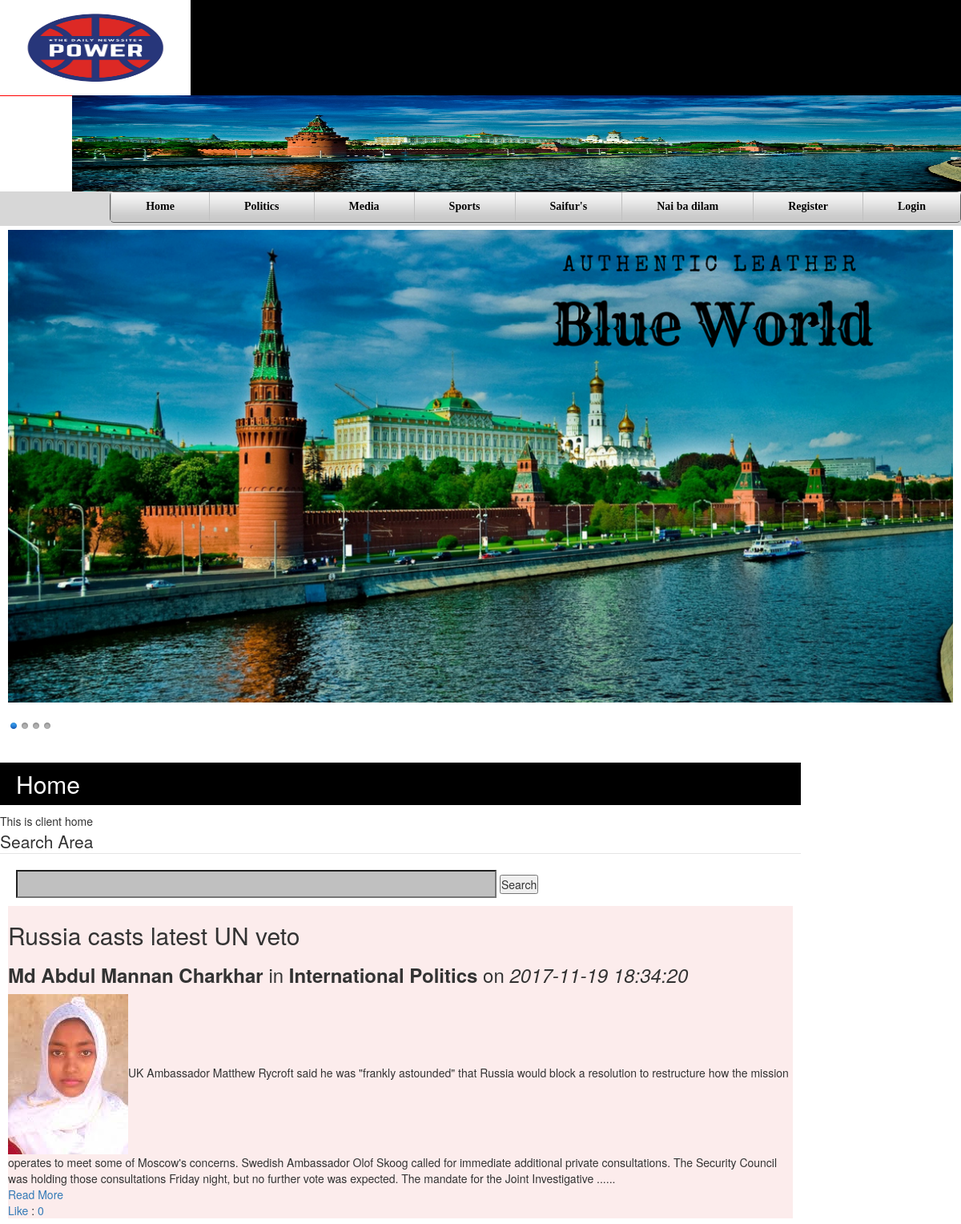
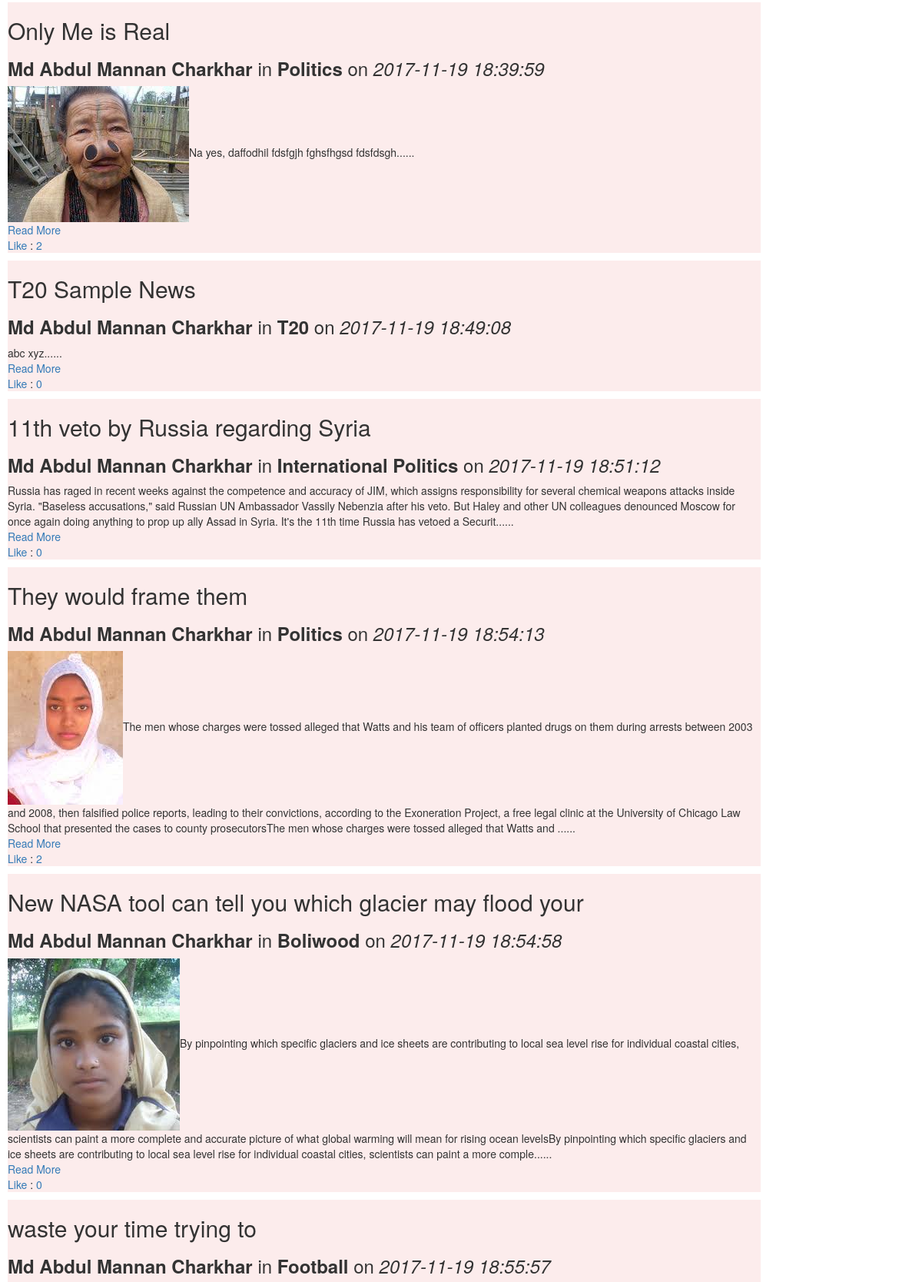
Screenshot of /?c=home (upper part) with the database file from the repository (2 pictures, top to bottom).
### tables this page shows
CREATE TABLE `category` (
  `id` int(11) NOT NULL,
  `name` varchar(200) NOT NULL,
  `description` varchar(2000) NOT NULL,
  `categoryId` int(11) NOT NULL
);

CREATE TABLE `pages` (
  `id` int(11) NOT NULL,
  `title` varchar(2000) NOT NULL,
  `tag` varchar(200) NOT NULL,
  `createDate` datetime NOT NULL DEFAULT CURRENT_TIMESTAMP,
  `userId` int(11) NOT NULL DEFAULT '1',
  `categoryId` int(11) NOT NULL,
  `count` int(11) NOT NULL
);

CREATE TABLE `users` (
  `id` int(11) NOT NULL,
  `name` varchar(200) NOT NULL,
  `email` varchar(50) NOT NULL,
  `password` varchar(2000) NOT NULL,
  `createDate` datetime NOT NULL DEFAULT CURRENT_TIMESTAMP,
  `createIP` varchar(200) DEFAULT NULL,
  `type` varchar(5) NOT NULL DEFAULT 'A'
);

CREATE TABLE `newsimages` (
  `id` int(11) NOT NULL,
  `title` varchar(200) NOT NULL,
  `newsId` int(11) NOT NULL,
  `image` varchar(200) NOT NULL,
  `dateTime` datetime NOT NULL DEFAULT CURRENT_TIMESTAMP
);

### client/home.php (the view, shortened to what this page needs)
This is client home
<?php
$search = "";
?>
<form method="post" action="">
	<fieldset>
		<legend>Search Area</legend>
		<input type="text" name="search" value="<?php print $search; ?>"/>
		<input type="submit" name="btnSearch" value="Search"/>
	</fieldset>
</form>
<?php
$cn = mysqli_connect("localhost", "root", "", "edbcms");
$sql = "select p.id, p.title, p.tag, p.createDate, u.name as users,
		c.name as category, p.count
		from pages as p
		left join category c on p.categoryId = c.id
		left join users u on p.userId = u.id where p.id > 0 ";
$table = mysqli_query($cn, $sql);
while($row = mysqli_fetch_assoc($table))
{
	print "<div class=\"articleDetails\">";
	print "<h2>".$row["title"]."</h2>";
	print "<h3><b>".$row["users"]."</b> in <b>".$row["category"]."</b> on <i>".$row["createDate"]."</i></h3>";
	$fileName = "article/".str_replace(" ", "_", trim(strtolower( $row["title"]))).".html";
	$file = fopen($fileName, "r");
	$content = fread($file, filesize($fileName));
	print "<div>";
	findImage($row["id"]);
	print substr(strip_tags($content), 0, 400)."......<br><a href=\"?c=articleDetails&id=".$row["id"]."\">Read More</a></div>";
	print '<div>'.findLike($row['id']).'</div>';
	print "</div>";
}
function findImage($nid)
{
	global $cn;
	$sql = "select id, title, image from newsImages where newsId = ".$nid." limit 0, 1";
	$table = mysqli_query($cn, $sql);
	while($row = mysqli_fetch_assoc($table))
	{
		print '<img src="uploads/newsImages/'.$row["id"].'_'.$row["image"].'" />';
	}
}
function findLike($nid)
{
	global $cn;
	$a = array();
	$users = "";
	$s = '';
	$sql = "select pl.userId, u.name, pl.dateTime from pagesLike as pl left join users as u on pl.userId = u.id where pl.pageId = ".$nid;
	$table = mysqli_query($cn, $sql);
	while($row = mysqli_fetch_assoc($table))
	{
		$a[] = $row["userId"];
		$users  .= $row["name"]."\n";
	}
	if(isset($_SESSION['type']))
	{
		if(in_array($_SESSION['id'], $a))
		{
			$s .= '<a href="#" >You Liked</a>';
		}
		else{
			$s .= '<a href="?c='.$_GET['c'].'&ctg='.$_GET['ctg'].'&id='.$nid.'">Like</a>';
		}
	}
	else
	{
		$s .= '<a href="#">Like</a> ';
	}
	$s .= ': <a href="#" title="'.$users.'">'.mysqli_num_rows($table).'</a>';
	return $s;
}
?>

### component/menu.php (shortened to what this page needs)
<ul id="css3menu1" class="topmenu">
	<li><a href="?c=home">Home</a></li>
<?php
$cn = mysqli_connect("localhost", "root", "", "edbcms");
$sql = "select id, name from category where categoryId = 0";
$table = mysqli_query($cn, $sql);
while($row = mysqli_fetch_assoc($table))
{
	print "<li>";
	print "<a href=\"?c=article&ctg=".$row["id"]."\">".$row["name"]."</a>";
	findChild($row["id"]);
	print "</li>";
}
function findChild($pid)
{
	$cn = mysqli_connect("localhost", "root", "", "edbcms");
	$sql = "select id, name from category where categoryId = ".$pid;
	$table = mysqli_query($cn, $sql);
	while($row = mysqli_fetch_assoc($table))
	{
		findChild($row["id"]);
	}
}
	if(isset($_SESSION['type']))
	{
		print '<li><a href="?p=users">Users</a></li>
		<li><a href="?p=category">Category</a></li>
<li><a href="?p=page">Page</a></li>
<li><a href="?p=news_images">Page Image</a></li>
<li><a href="?p=myaccount">'.$_SESSION['name'].'</a></li>
<li><a href="?c=logout">Logout</a></li>';
	}
	else{
		print '<li>
<li><a href="?c=register">Register</a></li>
<li><a href="?c=login">Login</a></li>';
	}
?>
</ul>

### css/myStyle.css (style rules this page uses)
* { padding: 0px; margin: 0 auto; }
body { font-family: Cambria, Hoefler Text, Liberation Serif, Times, Times New Roman, serif; background: rgba(0,0,0,0.79); }
.articleDetails { display: block; margin: 10px; background: rgba(225,72,74,0.1); height: auto; overflow: hidden; font-size: 14px; clear: both; }
.menu a { display: block; margin-bottom: 1px; padding: 5px; text-align: left; background: rgba(199,88,90,0.55); text-decoration: none; color: white; font-weight: bold; }
input[type="text"], input[type="password"], textarea, select { padding: 5px; font-size: 15px; background: silver; min-width: 600px; margin-left: 20px; }

### css/style.css (style rules this page uses)
ul#css3menu1,ul#css3menu1 ul { margin:0;list-style:none;padding:0;background-color:#dedede;border-width:1px;border-style:solid;border-color:#5f5f5f;-moz-border-radius:5px;-webkit-border-radius:5px;border-radius:5px; }
ul#css3menu1 li { position:relative;display:block;white-space:nowrap;font-size:0;float:left; }
ul#css3menu1 { font-size:0;z-index:999;position:relative;display:inline-block;zoom:1;padding:0; *display:inline; }
ul#css3menu1>li { margin:0; }
ul#css3menu1 a { display:block;vertical-align:middle;text-align:left;text-decoration:none;font:bold 14px Trebuchet MS;color:#000;text-shadow:#FFF 0 0 1px;cursor:pointer;padding:10px 43px;background-color:#444444;background-image:url("mainbk.png");background-repeat:repeat;background-position:0 0;border-width:0 0 0 1px;border-style:solid;border-color:#C0C0C0; }

### rows the page displays
category: name "Politics"
category: name "Media"
category: name "Sports"
category: name "Saifur's"
category: name "Nai ba dilam"
pages: title "Russia casts latest UN veto", userId.name "Md Abdul Mannan Charkhar", categoryId.name "International Politics", createDate "2017-11-19 18:34:20", title "UK Ambassador Matthew Rycroft said he was \"frankly astounded\" that Russia would block a resolution to restructure how the mission operates to meet some of Moscow's concerns. Swedish Ambassador Olof Skoog called for immediate additional private consultations. The Security Council was holding those consultations Friday night, but no further vote was expected. The mandate for the Joint Investigative", shows "Like", mysqli_num_rows($table) "0"
newsimages: image (picture)
pages: title "Only Me is Real", userId.name "Md Abdul Mannan Charkhar", categoryId.name "Politics", createDate "2017-11-19 18:39:59", title "Na yes, daffodhil fdsfgjh fghsfhgsd fdsfdsgh", shows "Like", mysqli_num_rows($table) "2"
newsimages: image (picture)
pages: title "T20 Sample News", userId.name "Md Abdul Mannan Charkhar", categoryId.name "T20", createDate "2017-11-19 18:49:08", title "abc xyz", shows "Like", mysqli_num_rows($table) "0"
pages: title "11th veto by Russia regarding Syria", userId.name "Md Abdul Mannan Charkhar", categoryId.name "International Politics", createDate "2017-11-19 18:51:12", title "Russia has raged in recent weeks against the competence and accuracy of JIM, which assigns responsibility for several chemical weapons attacks inside Syria. \"Baseless accusations,\" said Russian UN Ambassador Vassily Nebenzia after his veto. But Haley and other UN colleagues denounced Moscow for once again doing anything to prop up ally Assad in Syria. It's the 11th time Russia has vetoed a Securit", shows "Like", mysqli_num_rows($table) "0"
pages: title "They would frame them", userId.name "Md Abdul Mannan Charkhar", categoryId.name "Politics", createDate "2017-11-19 18:54:13", title "The men whose charges were tossed alleged that Watts and his team of officers planted drugs on them during arrests between 2003 and 2008, then falsified police reports, leading to their convictions, according to the Exoneration Project, a free legal clinic at the University of Chicago Law School that presented the cases to county prosecutorsThe men whose charges were tossed alleged that Watts and", shows "Like", mysqli_num_rows($table) "2"
newsimages: image (picture)
pages: title "New NASA tool can tell you which glacier may flood your", userId.name "Md Abdul Mannan Charkhar", categoryId.name "Boliwood", createDate "2017-11-19 18:54:58", title "By pinpointing which specific glaciers and ice sheets are contributing to local sea level rise for individual coastal cities, scientists can paint a more complete and accurate picture of what global warming will mean for rising ocean levelsBy pinpointing which specific glaciers and ice sheets are contributing to local sea level rise for individual coastal cities, scientists can paint a more comple", shows "Like", mysqli_num_rows($table) "0"
newsimages: image (picture)
pages: title "waste your time trying to", userId.name "Md Abdul Mannan Charkhar", categoryId.name "Football", createDate "2017-11-19 18:55:57"

### other values shown
str_replace("_", " ", $_GET['c']) "Home"
